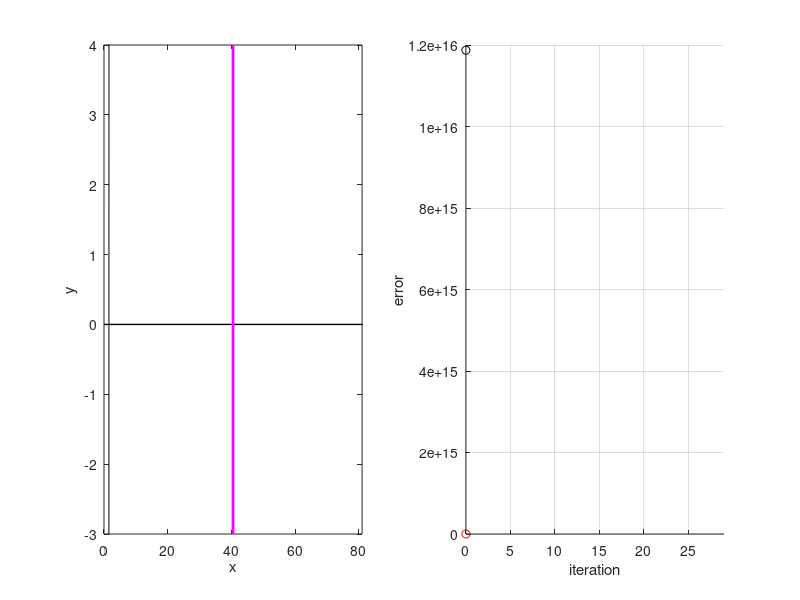

Recreate this plot in MATLAB. (Note: this script raises an error after producing the figure.)
function simple_bisection_1(); %<-- an 'explicit' function that we can call from the matlab command prompt. ;
% Matlab does not allow functions to be defined within scripts (i.e., m-files). ;
% Below we try and find a root of f(x), so x refers to the horizontal position, and y to the vertical. ;
exactvalue = 81^(1/10);
error = 0;
n_iteration = 30; %<-- maximum iteration number. Ideally this would be determined adaptively. ;
a = 0; %<-- initial left-endpoint. ;
c = 81; %<-- initial right-endpoint. ;
x_values = linspace(a,c,1024); %<-- define multiple horizontal positions. ;
y_values = function_f(x_values); %<-- perform multiple function-evaluations (this is what we want to avoid with bisection). ;
figure(1);clf; %<-- initialize our plot. ;
subplot(1,2,1);
plot(x_values,y_values,'k-'); xlim([a,c]); ylim([-3,4]); %<-- now we plot all those function-evaluations so we can look at the graph. ;
xlabel('x'); ylabel('y');
c_ = colormap('spring'); n_c = size(c_,1);
hold on;
l=line([a,c],[0,0]); set(l,'Color','k','LineWidth',1);
hold off;
% Now we step through several iterations of bisection. ;
for niteration = 0:n_iteration-1;
b = (a+c)/2; %<-- define the midpoint of the current interval. ;
fa = function_f(a); %<-- we evaluate the function at the left. ;
fb = function_f(b); %<-- we evaluate the function at the middle. ;
fc = function_f(c); %<-- we evaluate the function at the right. ;

if (fa*fb<0); c=b; 
elseif (fa*fc<0); a=b; 
end; %<-- decide which subinterval to focus on. ;
nc = round(max(1,min(n_c,n_c*(niteration/n_iteration)))); %<-- pick a color based on the iteration number. ;
subplot(1,2,1);
hold on;
l=line([b,b],[-3,4]); set(l,'Color',c_(nc,:),'LineWidth',2); %<-- draw a vertical line at the midpoint of the current interval. ;
hold off;
subplot(1,2,2);
hold on;
plot(niteration,fb,'ko');
plot(niteration,abs(c-a)/2,'ro');
xlim([0,n_iteration-1]);
grid on;
xlabel('iteration'); ylabel('error');
hold off;
sgtitle(sprintf('hit space to see iteration %d/%d: blue --> red',niteration,n_iteration));
pause();
end;%for niteration = 0:n_iteration-1;

function output_y = function_f(input_x); %<-- another 'explicit' function that we are declaring here, and will call above. ;
% we could simply have defined this using the inline syntax: ;
% e.g., function_f = @(x) 3 - x.^2 + x ;
% output_y = 3 - input_x.^2 + input_x;
%output_y = 3 - input_x.^2 + input_x + 0.25*cos(2*pi*input_x*2);
% output_y = 2*(input_x > sqrt(2)) - 1;
 output_y = input_x.^10-81;